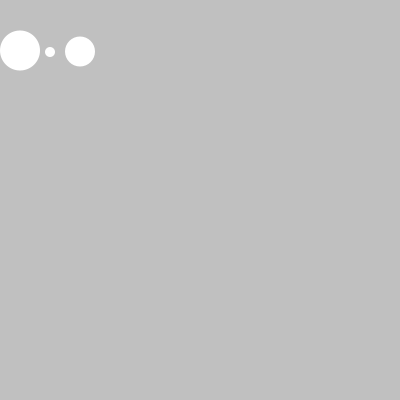
Frame 1 (no input)
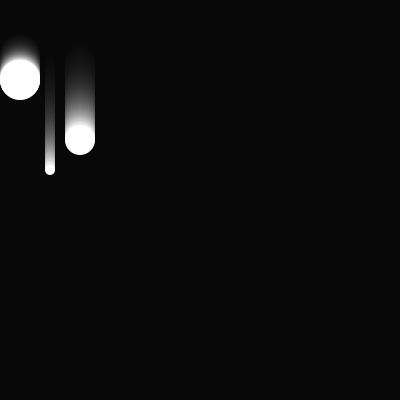
Frame 60 (the mouse pressed at the canvas centre just before this capture)
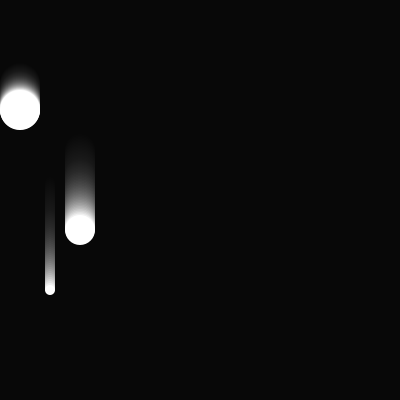
Frame 120 (the mouse held since frame 60 and released just before this capture)

The Processing sketch that drew these frames (run headless with seeded random() and noise(); from frame 60 on, the mouse is pressed at the canvas centre):

// Processing sketch: objectsMultipleConstructors
// ── objectsMultipleConstructors.pde
//Spot Class
Spot sp1, sp2, sp3;

void setup(){
  size(400, 400);
  noStroke();
  sp1 = new Spot(20, 50, 40, 0.5);
  sp2 = new Spot(50, 50, 10, 2.0);
  sp3 = new Spot(80, 50, 30, 1.5);
}
void draw(){
  fill(0, 15);
  rect(0, 0, width, height);
  fill(255);
  sp1.move();
  sp2.move();
  sp3.move();
  sp1.display();
  sp2.display();
  sp3.display();
}

class Spot {
  float x, y; // x, y coordinate
  float diameter; // diameter of the circle
  float speed; //distance moved each frame
  int direction = 1; // Direction of motion (1 is down, -1 is up)
  
  // Constructor
  Spot(float xpos, float ypos, float dia, float sp){
    x = xpos;
    y = ypos;
    diameter = dia;
    speed = sp;
  }
  
  void move(){
    y += (speed * direction);
    if((y > (height - diameter/2))||(y < diameter/2)){
      direction *= -1;
    }   
  }
  
  void display(){
    ellipse(x, y, diameter, diameter);
  }
}
